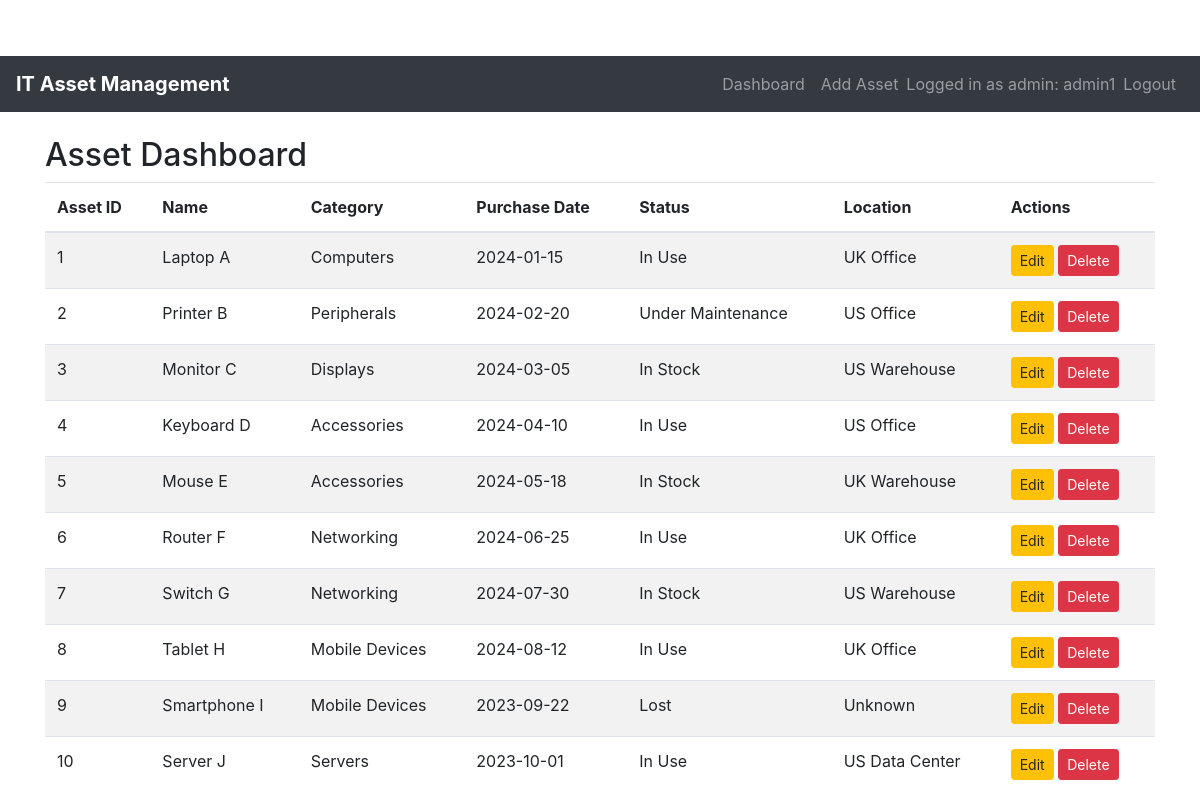
The app's page /dashboard (signed in) with its own data.
### tables this page shows
CREATE TABLE assets (
    asset_id INTEGER PRIMARY KEY AUTOINCREMENT,
    name TEXT NOT NULL,
    category TEXT NOT NULL,
    purchase_date DATE NOT NULL,
    status TEXT NOT NULL,
    location TEXT NOT NULL,
    user_id INTEGER NOT NULL,
    FOREIGN KEY (user_id) REFERENCES users(id)
);

### assets.py (the view)
@assets_bp.route('/dashboard')
def dashboard():
    if 'user_id' not in session:
        return redirect(url_for('auth.login'))
    db = get_db()
    assets = db.execute(
        'SELECT * FROM assets'
    ).fetchall()
    return render_template('dashboard.html', assets=assets, role=session.get('role'))

### database.py (called while the page is built)
def get_db():
    if 'db' not in g:
        g.db = sqlite3.connect('assets.db')
        g.db.row_factory = sqlite3.Row
    return g.db

### templates/dashboard.html (shortened to what this page needs)
{% extends "base.html" %}
{% block content %}
<h2>Asset Dashboard</h2>
<table class="table table-striped table-hover">
    <thead>
        <tr>
            <th>Asset ID</th>
            <th>Name</th>
            <th>Category</th>
            <th>Purchase Date</th>
            <th>Status</th>
            <th>Location</th>
            <th>Actions</th>
        </tr>
    </thead>
    <tbody>
        {% for asset in assets %}
        <tr>
            <td>{{ asset['asset_id'] }}</td>
            <td>{{ asset['name'] }}</td>
            <td>{{ asset['category'] }}</td>
            <td>{{ asset['purchase_date'] }}</td>
            <td>{{ asset['status'] }}</td>
            <td>{{ asset['location'] }}</td>
            <td>
                <a href="{{ url_for('assets.edit_asset', asset_id=asset['asset_id']) }}" class="btn btn-warning btn-sm">Edit</a>
                {% if session.get('role') == 'admin' %}
                <form action="{{ url_for('assets.delete_asset', asset_id=asset['asset_id']) }}" method="post" style="display:inline;">
                    <button type="submit" class="btn btn-danger btn-sm" onclick="return confirm('Are you sure you want to delete this asset?');">Delete</button>
                </form>
                {% endif %}
            </td>
        </tr>
        {% endfor %}
    </tbody>
</table>
{% endblock %}

### templates/base.html (shortened to what this page needs)
<!DOCTYPE html>
<html lang="en">
<head>
    <link rel="stylesheet" href="https://stackpath.bootstrapcdn.com/bootstrap/4.5.0/css/bootstrap.min.css">
    <link rel="stylesheet" href="{{ url_for('static', filename='styles.css') }}">
</head>
<body>
    <nav class="navbar navbar-expand-lg navbar-dark bg-dark">
        <a class="navbar-brand" href="{{ url_for('assets.dashboard') }}">IT Asset Management</a>
        <div class="collapse navbar-collapse">
            <ul class="navbar-nav ml-auto">
                {% if session.get('user_id') %}
                    <li class="nav-item">
                        <a class="nav-link" href="{{ url_for('assets.dashboard') }}">Dashboard</a>
                    </li>
                    <li class="nav-item">
                        <a class="nav-link" href="{{ url_for('assets.add_asset') }}">Add Asset</a>
                    </li>
                    <li class="nav-item">
                        <span class="navbar-text">Logged in as {{ session.get('role') }}: {{ session.get('username') }}</span>
                    </li>
                    <li class="nav-item">
                        <a class="nav-link" href="{{ url_for('auth.logout') }}">Logout</a>
                    </li>
                {% endif %}
            </ul>
        </div>
    </nav>
    <div class="container mt-4">
        {% block content %}{% endblock %}
    </div>
</body>
</html>

### static/styles.css (style rules this page uses)
body { padding-top: 56px; }
h2 { margin-top: 20px; }
.navbar-brand { font-weight: bold; }

### records on screen
assets: asset_id "1", name "Laptop A", category "Computers", purchase_date "2024-01-15", status "In Use", location "UK Office"
assets: asset_id "2", name "Printer B", category "Peripherals", purchase_date "2024-02-20", status "Under Maintenance", location "US Office"
assets: asset_id "3", name "Monitor C", category "Displays", purchase_date "2024-03-05", status "In Stock", location "US Warehouse"
assets: asset_id "4", name "Keyboard D", category "Accessories", purchase_date "2024-04-10", status "In Use", location "US Office"
assets: asset_id "5", name "Mouse E", category "Accessories", purchase_date "2024-05-18", status "In Stock", location "UK Warehouse"
assets: asset_id "6", name "Router F", category "Networking", purchase_date "2024-06-25", status "In Use", location "UK Office"
assets: asset_id "7", name "Switch G", category "Networking", purchase_date "2024-07-30", status "In Stock", location "US Warehouse"
assets: asset_id "8", name "Tablet H", category "Mobile Devices", purchase_date "2024-08-12", status "In Use", location "UK Office"
assets: asset_id "9", name "Smartphone I", category "Mobile Devices", purchase_date "2023-09-22", status "Lost", location "Unknown"
assets: asset_id "10", name "Server J", category "Servers", purchase_date "2023-10-01", status "In Use", location "US Data Center"

### other values on screen
{{ session.get('role') }} "admin"
{{ session.get('username') }} "admin1"
